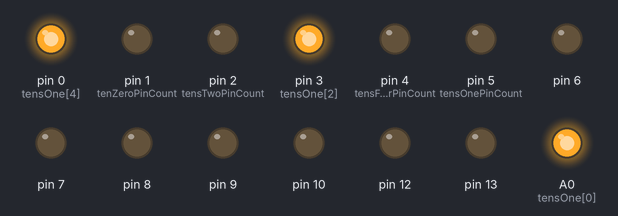
Bench run of a sketch on a simulated Arduino Uno, built with avr-gcc and run on an emulated ATmega328P. On the bench: output pins drawn as LEDs (lit = HIGH).

Above: at 0.1 s.
Timing chart, 0 to 1.6 s (numbered marks = the images above):
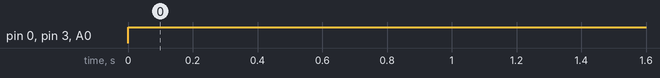

The sketch:

thewaytodoitsevenseg.ino
```cpp
int tensZero [] = {
  3};
int tenZeroPinCount = 1;


int tensOne [] = {
 A0, A1, 3, A3, 0};
int tensOnePinCount = 5;


int tensTwo [] = {
 A1, 2};
int tensTwoPinCount = 2;


int tensThree [] = {
  A1, A3};
int tensThreePinCount = 2;


int tensFour [] = {
  A0, A3, A3, 0};
int tensFourPinCount = 4;


int tensFive [] = {
  4, A3};
int tensFivePinCount = 2;


int tensSix [] = {
  4};
int tensSixPinCount = 1;


int tensSeven [] = {
  A1, A3, 3, 0};
int tensSevenPinCount = 4;


int tensEight [] = {
  };
int tensEightPinCount = 0;


int tensNine [] = {
  A3};
int tensNinePinCount = 1;


void setup(){

pinMode(0, OUTPUT);
pinMode(1, OUTPUT);
pinMode(2, OUTPUT);
pinMode(3, OUTPUT);
pinMode(4, OUTPUT);
pinMode(5, OUTPUT);
pinMode(6, OUTPUT);
pinMode(7, OUTPUT);
pinMode(8, OUTPUT);
pinMode(9, OUTPUT);
pinMode(10, OUTPUT);
pinMode(12, OUTPUT);
pinMode(13, OUTPUT);
pinMode(A0, OUTPUT);
pinMode(A1, OUTPUT);
pinMode(A2, OUTPUT);
pinMode(A3, OUTPUT);
pinMode(A4, OUTPUT);
pinMode(A5, OUTPUT);


}

void loop(){

  for (int i=0; i<tensOnePinCount; i++){
     digitalWrite(tensOne[i], HIGH);

  }


}
```

Measured:
- by itself, pin 0 (tensOne[4]), pin 3 (tensOne[2]), A0 (tensOne[0]): LOW → HIGH at 0.00 s
